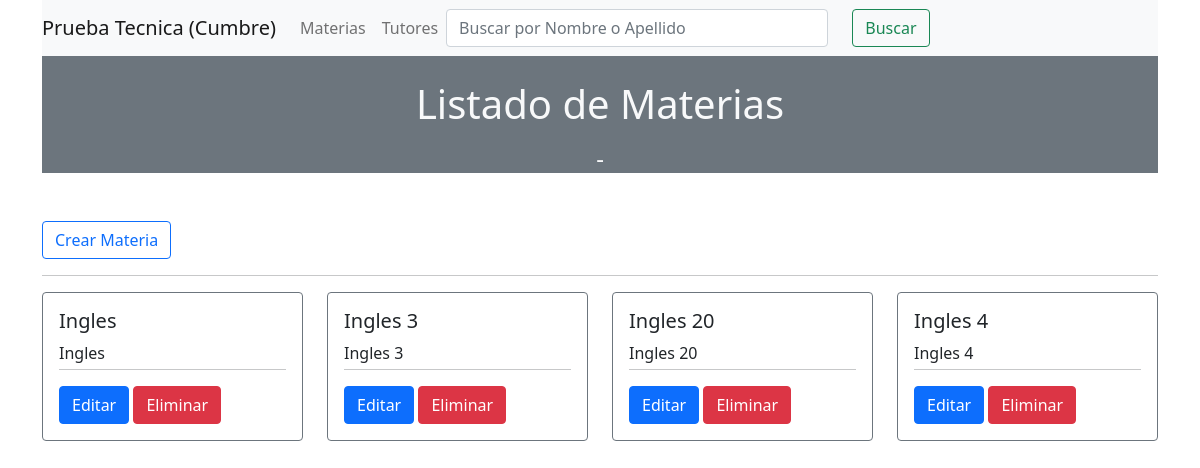
The page / on the database its author committed.
### tables this page shows
CREATE TABLE `materias` (
  `id` int(11) NOT NULL,
  `nombre` varchar(255) NOT NULL
);

### index.php (called while the page is built, shortened)
<?php
require_once 'config/Db.php';
$controller = new $controllerName();
$dataToView["data"] = array();
if (method_exists($controller, $_GET["action"])) {
    $dataToView["data"] = $controller->{$_GET["action"]}();
}
require_once 'views/template/layout.php';

### controllers/MateriaController.php (called while the page is built, shortened)
<?php
require_once 'models/Materia.php';
class MateriaController
{
    public $materiaObj;
    public function __construct()
    {
        $this->materiaObj = new Materia();
    }
    public function listar()
    {
        return $this->materiaObj->getMaterias();
    }
}

### config/Db.php (called while the page is built, shortened)
<?php
class Db
{
    public function __construct()
    {
        $this->host = constant('DB_HOST');
        $this->db = constant('DB');
        $this->user = constant('DB_USER');
        $this->pass = constant('DB_PASS');
        try {
            $this->conection = new PDO('mysql:host=' . $this->host . '; dbname=' . $this->db, $this->user, $this->pass);
        } catch (PDOException $e) {
            echo $e->getMessage();
            exit();
        }
    }
}

### models/Materia.php (called while the page is built, shortened)
<?php
class Materia
{
    private $table = "materias";
    private $conection;
    public function getConection()
    {
        $dbObj = new Db();
        $this->conection = $dbObj->conection;
    }
    public function getMaterias()
    {
        $sql = "SELECT * FROM " . $this->table;
        $stmt = $this->conection->prepare($sql);
        $stmt->execute();
        return $stmt->fetchAll();
    }
}

### views/materia/listar.php (the view)
<div class="row">
    <div class="col-md-12 text-right">
        <a href="index.php?controller=MateriaController&action=edit" class="btn btn-outline-primary">Crear Materia</a>
        <hr />
    </div>
    <?php
    if (count($dataToView["data"]) > 0) {
        foreach ($dataToView["data"] as $materia) {
    ?>
            <div class="col-md-3 pb-4">
                <div class="card-body border border-secondary rounded">
                    <h5 class="card-title"><?php echo $materia['nombre']; ?></h5>
                    <div class="card-text"><?php echo nl2br($materia['nombre']); ?></div>
                    <hr class="mt-1" />
                    <a href="index.php?controller=MateriaController&action=edit&id=<?php echo $materia['id']; ?>" class="btn btn-primary">Editar</a>
                    <a href="index.php?controller=MateriaController&action=confirmDelete&id=<?php echo $materia['id']; ?>" class="btn btn-danger">Eliminar</a>
                </div>
            </div>
        <?php
        }
    } else {
        ?>
        <div class="alert alert-info">
            Actualmente no existen materias.
        </div>
    <?php
    }
    ?>
</div>

### rows shown on the page
materias: nombre "Ingles"
materias: nombre "Ingles 3"
materias: nombre "Ingles 20"
materias: nombre "Ingles 4"

### other values the page prints
$controller->page_title "Listado de Materias"
